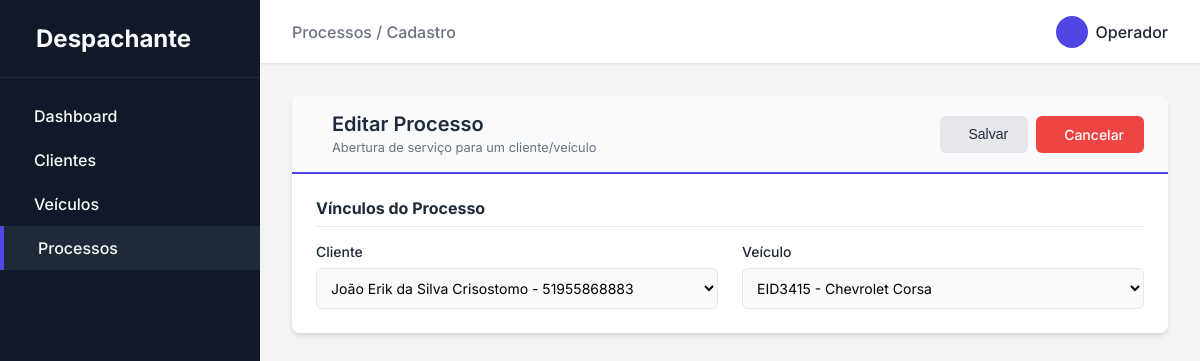
The page /processos/editar/1 on the database its author committed.
### app/models.py (models this page shows)
class Processo(db.Model):
    __tablename__ = 'processo'
    id = db.Column(db.Integer, primary_key=True)
    veiculo_id = db.Column(db.Integer, db.ForeignKey('veiculo.id'))
    cliente_id = db.Column(db.Integer, db.ForeignKey('cliente.id'))
    status = db.Column(db.String(50), nullable=False, default='Em Andamento')

class Cliente(db.Model):
    __tablename__ = 'cliente'
    id = db.Column(db.Integer, primary_key=True)
    nome = db.Column(db.String(50), nullable=False)
    vencimento_cnh = db.Column(db.Date, nullable=False)
    nome_pai = db.Column(db.String(50), nullable=False)
    nome_mae = db.Column(db.String(50), nullable=False)
    cpf__cnpj = db.Column(db.String(50), nullable=False)
    rg = db.Column(db.String(50), nullable=False)
    data_nascimento = db.Column(db.Date, nullable=False)
    email = db.Column(db.String(50), nullable=False)
    telefone = db.Column(db.String(50), nullable=False)
    endereco_id = db.Column(db.Integer, db.ForeignKey('endereco.id'))
    veiculos = db.relationship('Veiculo', backref='cliente', lazy=True)
    processos = db.relationship('Processo', backref='cliente', lazy=True)

class Veiculo(db.Model):
    __tablename__ = 'veiculo'
    id = db.Column(db.Integer, primary_key=True)
    placa = db.Column(db.String(50), nullable=False)
    renavam = db.Column(db.String(50), nullable=False)
    chassis = db.Column(db.String(50), nullable=False)
    grupo = db.Column(db.String(50), nullable=False)
    placa_anterior = db.Column(db.String(50), nullable=False)
    proprietario_anterior = db.Column(db.String(50), nullable=False)
    cpf__cnpj_anterior = db.Column(db.String(50), nullable=False)
    marca__modelo = db.Column(db.String(50), nullable=False)
    tipo = db.Column(db.String(50), nullable=False)
    especie = db.Column(db.String(50), nullable=False)
    cor = db.Column(db.String(50), nullable=False)
    combustivel = db.Column(db.String(50), nullable=False)
    categoria = db.Column(db.String(50), nullable=False)
    ano_fabricacao = db.Column(db.String(50), nullable=False)
    ano_modelo = db.Column(db.String(50), nullable=False)
    cilindradas = db.Column(db.String(50), nullable=False)
    potencia = db.Column(db.String(50), nullable=False)
    passageiros = db.Column(db.String(50), nullable=False)
    proprietario_id = db.Column(db.Integer, db.ForeignKey('cliente.id'))
    processos = db.relationship('Processo', backref='veiculo', lazy=True)

### app/routes/home.py (the view)
@bp.route('/processos/editar/<int:id>', methods=['GET', 'POST'])
def processo_editar(id):
    processo = Processo.query.get_or_404(id)
    if request.method == 'POST':
        processo.cliente_id = request.form.get('cliente_id') or None
        processo.veiculo_id = request.form.get('veiculo_id') or None
        db.session.commit()
        return redirect(url_for('home.processos'))
    clientes = Cliente.query.all()
    veiculos = Veiculo.query.all()
    return render_template('processos/form.html', clientes=clientes, veiculos=veiculos, processo=processo)

### app/templates/processos/form.html (shortened to what this page needs)
{% extends 'base.html' %}
{% block breadcrumb %}Processos / Cadastro{% endblock %}
{% block content %}
<div class="card">
    <div class="card-header" style="background-color: #f8fafc; margin: -1.5rem -1.5rem 1.5rem -1.5rem; padding: 1rem 1.5rem; border-top-left-radius: 0.5rem; border-top-right-radius: 0.5rem; border-bottom: 2px solid var(--primary-color);">
        <div style="display: flex; align-items: center; gap: 1rem;">
            <div>
                <h2 class="card-title" style="margin-bottom: 0; color: #1e293b;">{{ 'Editar Processo' if processo else 'Novo Processo' }}</h2>
                <span style="font-size: 0.8rem; color: var(--text-muted);">Abertura de serviço para um cliente/veículo</span>
            </div>
        </div>
        <div style="display: flex; gap: 0.5rem;">
            <button type="submit" form="processoForm" class="btn btn-secondary">Salvar</button>
            <a href="{{ url_for('home.processos') }}" class="btn btn-danger">Cancelar</a>
        </div>
    </div>
    <form id="processoForm" action="{{ url_for('home.processo_editar', id=processo.id) if processo else url_for('home.processo_novo') }}" method="POST">
        <h3 style="font-size: 1rem; color: var(--text-main); margin-bottom: 1rem; border-bottom: 1px solid var(--border-color); padding-bottom: 0.5rem;">Vínculos do Processo</h3>
        <div class="form-grid">
            <div class="form-group">
                <label class="form-label">Cliente</label>
                <select class="form-control" name="cliente_id">
                    {% for cliente in clientes %}
                    <option value="{{ cliente.id }}" {% if processo and processo.cliente_id == cliente.id %}selected{% endif %}>{{ cliente.nome }} - {{ cliente.cpf__cnpj }}</option>
                    {% endfor %}
                </select>
            </div>
            <div class="form-group">
                <label class="form-label">Veículo</label>
                <select class="form-control" name="veiculo_id">
                    {% for veiculo in veiculos %}
                    <option value="{{ veiculo.id }}" {% if processo and processo.veiculo_id == veiculo.id %}selected{% endif %}>{{ veiculo.placa }} - {{ veiculo.marca__modelo }}</option>
                    {% endfor %}
                </select>
            </div>
        </div>
    </form>
</div>
{% endblock %}

### app/static/css/style.css (style rules this page uses)
:root { --primary-color: #4f46e5; --primary-hover: #4338ca; --bg-color: #f3f4f6; --card-bg: #ffffff; --text-main: #1f2937; --text-muted: #6b7280; --border-color: #e5e7eb; --sidebar-bg: #111827; --sidebar-text: #f9fafb; --sidebar-hover: #1f2937; --danger: #ef4444; --success: #10b981; }
* { margin: 0; padding: 0; box-sizing: border-box; }
body { font-family: 'Inter', -apple-system, BlinkMacSystemFont, "Segoe UI", Roboto, Helvetica, Arial, sans-serif; background-color: var(--bg-color); color: var(--text-main); display: flex; height: 100vh; overflow: hidden; }
.card { background-color: var(--card-bg); border-radius: 0.5rem; box-shadow: 0 4px 6px -1px rgba(0, 0, 0, 0.1), 0 2px 4px -1px rgba(0, 0, 0, 0.06); padding: 1.5rem; margin-bottom: 2rem; }
.card-header { display: flex; justify-content: space-between; align-items: center; margin-bottom: 1.5rem; padding-bottom: 1rem; border-bottom: 1px solid var(--border-color); }
.card-title { font-size: 1.25rem; font-weight: 600; }
.form-grid { display: grid; grid-template-columns: repeat(auto-fit, minmax(250px, 1fr)); gap: 1.5rem; }
.form-group { display: flex; flex-direction: column; gap: 0.5rem; }
.form-label { font-size: 0.875rem; font-weight: 500; color: var(--text-main); }
.form-control { padding: 0.625rem; border: 1px solid var(--border-color); border-radius: 0.375rem; font-family: inherit; font-size: 0.875rem; transition: border-color 0.2s, box-shadow 0.2s; background-color: #f9fafb; }
.btn { display: inline-flex; align-items: center; justify-content: center; padding: 0.625rem 1.25rem; border-radius: 0.375rem; font-weight: 500; font-size: 0.875rem; cursor: pointer; transition: all 0.2s; border: none; text-decoration: none; }
.btn-danger { background-color: var(--danger); color: white; }
.btn-secondary { background-color: #e5e7eb; color: var(--text-main); }

### rows shown on the page
Processo: cliente_id "João Erik da Silva Crisostomo - 51955868883", veiculo_id "EID3415 - Chevrolet Corsa"

### other values the page prints
{{ 'Editar Processo' if processo else 'Novo Processo' }} "Editar Processo"
